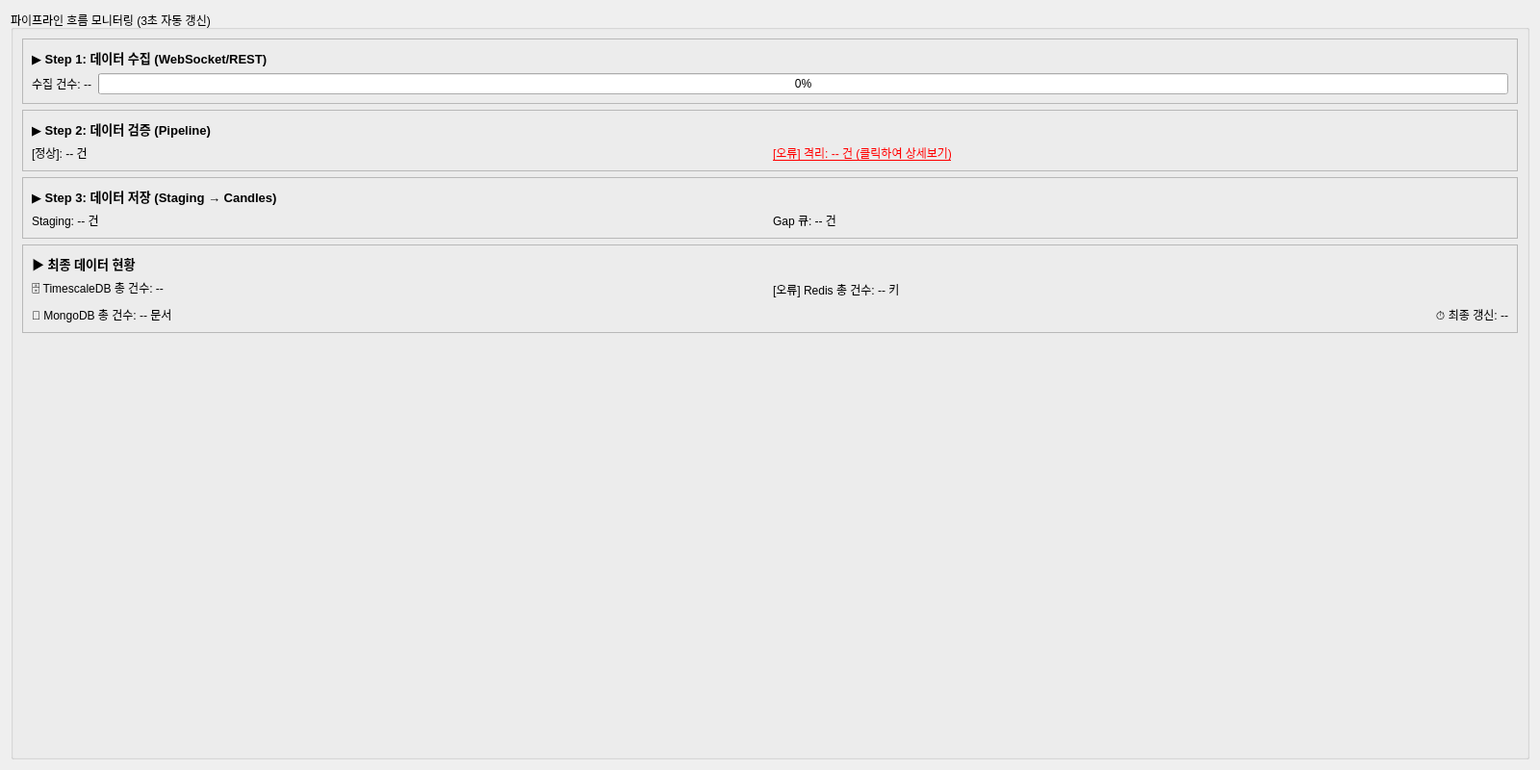
<?xml version="1.0" encoding="UTF-8"?>
<ui version="4.0">
 <class>DataFlowTab</class>
 <widget class="QWidget" name="DataFlowTab">
  <property name="geometry">
   <rect>
    <x>0</x>
    <y>0</y>
    <width>1600</width>
    <height>800</height>
   </rect>
  </property>
  <layout class="QVBoxLayout" name="vLayout_dataflow">
   <item>
    <widget class="QGroupBox" name="groupBox_pipeline_flow">
     <property name="title">
      <string>파이프라인 흐름 모니터링 (3초 자동 갱신)</string>
     </property>
     <layout class="QVBoxLayout" name="vLayout_pipeline_flow">
      <!-- ============================================================ -->
      <!-- Step 1: 데이터 수집 -->
      <!-- ============================================================ -->
      <item>
       <widget class="QFrame" name="frame_step1">
        <property name="frameShape">
         <enum>QFrame::StyledPanel</enum>
        </property>
        <layout class="QVBoxLayout" name="vLayout_step1">
         <item>
          <widget class="QLabel" name="label_step1_title">
           <property name="text">
            <string>▶ Step 1: 데이터 수집 (WebSocket/REST)</string>
           </property>
           <property name="font">
            <font>
             <pointsize>10</pointsize>
             <weight>75</weight>
             <bold>true</bold>
            </font>
           </property>
          </widget>
         </item>
         <item>
          <layout class="QHBoxLayout" name="hLayout_step1">
           <item>
            <widget class="QLabel" name="label_collect_count">
             <property name="text">
              <string>수집 건수: --</string>
             </property>
             <property name="minimumWidth">
              <number>200</number>
             </property>
            </widget>
           </item>
           <item>
            <widget class="QProgressBar" name="progress_collect">
             <property name="value">
              <number>0</number>
             </property>
             <property name="maximum">
              <number>100</number>
             </property>
             <property name="minimumWidth">
              <number>300</number>
             </property>
             <property name="format">
              <string>%p%</string>
             </property>
            </widget>
           </item>
          </layout>
         </item>
        </layout>
       </widget>
      </item>
      
      <!-- ============================================================ -->
      <!-- Step 2: 데이터 검증 -->
      <!-- ============================================================ -->
      <item>
       <widget class="QFrame" name="frame_step2">
        <property name="frameShape">
         <enum>QFrame::StyledPanel</enum>
        </property>
        <layout class="QVBoxLayout" name="vLayout_step2">
         <item>
          <widget class="QLabel" name="label_step2_title">
           <property name="text">
            <string>▶ Step 2: 데이터 검증 (Pipeline)</string>
           </property>
           <property name="font">
            <font>
             <pointsize>10</pointsize>
             <weight>75</weight>
             <bold>true</bold>
            </font>
           </property>
          </widget>
         </item>
         <item>
          <layout class="QHBoxLayout" name="hLayout_step2">
           <item>
            <widget class="QLabel" name="label_valid_ok">
             <property name="text">
              <string>[정상]: -- 건</string>
             </property>
             <property name="minimumWidth">
              <number>200</number>
             </property>
            </widget>
           </item>
           <item>
            <widget class="QLabel" name="label_valid_isolated">
             <property name="text">
              <string>[오류] 격리: -- 건 (클릭하여 상세보기)</string>
             </property>
             <property name="minimumWidth">
              <number>280</number>
             </property>
             <property name="styleSheet">
              <string notr="true">color: red; text-decoration: underline; cursor: pointer;</string>
             </property>
             <property name="toolTip">
              <string>🔍 클릭하면 격리 데이터 상세 분석 창이 열립니다</string>
             </property>
            </widget>
           </item>
          </layout>
         </item>
        </layout>
       </widget>
      </item>
      
      <!-- ============================================================ -->
      <!-- Step 3: 데이터 저장 -->
      <!-- ============================================================ -->
      <item>
       <widget class="QFrame" name="frame_step3">
        <property name="frameShape">
         <enum>QFrame::StyledPanel</enum>
        </property>
        <layout class="QVBoxLayout" name="vLayout_step3">
         <item>
          <widget class="QLabel" name="label_step3_title">
           <property name="text">
            <string>▶ Step 3: 데이터 저장 (Staging → Candles)</string>
           </property>
           <property name="font">
            <font>
             <pointsize>10</pointsize>
             <weight>75</weight>
             <bold>true</bold>
            </font>
           </property>
          </widget>
         </item>
         <item>
          <layout class="QHBoxLayout" name="hLayout_step3">
           <item>
            <widget class="QLabel" name="label_step3_staging">
             <property name="text">
              <string>Staging: -- 건</string>
             </property>
             <property name="minimumWidth">
              <number>200</number>
             </property>
            </widget>
           </item>
           <item>
            <widget class="QLabel" name="label_step3_gap">
             <property name="text">
              <string>Gap 큐: -- 건</string>
             </property>
             <property name="minimumWidth">
              <number>200</number>
             </property>
            </widget>
           </item>
          </layout>
         </item>
        </layout>
       </widget>
      </item>
      
      <!-- ============================================================ -->
      <!-- 최종 데이터 현황 (Redis/MongoDB 위젯 추가) -->
      <!-- ============================================================ -->
      <item>
       <widget class="QFrame" name="frame_final">
        <property name="frameShape">
         <enum>QFrame::StyledPanel</enum>
        </property>
        <layout class="QVBoxLayout" name="vLayout_final">
         <item>
          <widget class="QLabel" name="label_final_title">
           <property name="text">
            <string>▶ 최종 데이터 현황</string>
           </property>
           <property name="font">
            <font>
             <pointsize>10</pointsize>
             <weight>75</weight>
             <bold>true</bold>
            </font>
           </property>
          </widget>
         </item>
         <item>
          <layout class="QGridLayout" name="gridLayout_final">
           <!-- 첫 번째 행: TimescaleDB / Redis -->
           <item row="0" column="0">
            <widget class="QLabel" name="label_timescale_total">
             <property name="text">
              <string>🗄️ TimescaleDB 총 건수: --</string>
             </property>
             <property name="minimumWidth">
              <number>300</number>
             </property>
            </widget>
           </item>
           <item row="0" column="1">
            <widget class="QLabel" name="label_redis_count">
             <property name="text">
              <string>[오류] Redis 총 건수: -- 키</string>
             </property>
             <property name="minimumWidth">
              <number>300</number>
             </property>
            </widget>
           </item>
           
           <!-- 두 번째 행: MongoDB / 최종 갱신 시간 -->
           <item row="1" column="0">
            <widget class="QLabel" name="label_mongodb_count">
             <property name="text">
              <string>🍃 MongoDB 총 건수: -- 문서</string>
             </property>
             <property name="minimumWidth">
              <number>300</number>
             </property>
            </widget>
           </item>
           <item row="1" column="1">
            <widget class="QLabel" name="label_flow_last_update">
             <property name="text">
              <string>⏱️ 최종 갱신: --</string>
             </property>
             <property name="alignment">
              <set>Qt::AlignRight|Qt::AlignVCenter</set>
             </property>
             <property name="minimumWidth">
              <number>300</number>
             </property>
            </widget>
           </item>
          </layout>
         </item>
        </layout>
       </widget>
      </item>
      
      <!-- ============================================================ -->
      <!-- Spacer (남은 공간 채우기) -->
      <!-- ============================================================ -->
      <item>
       <spacer name="verticalSpacer_dataflow">
        <property name="orientation">
         <enum>Qt::Vertical</enum>
        </property>
        <property name="sizeHint" stdset="0">
         <size>
          <width>20</width>
          <height>40</height>
         </size>
        </property>
       </spacer>
      </item>
     </layout>
    </widget>
   </item>
  </layout>
 </widget>
 <resources/>
 <connections/>
</ui>
